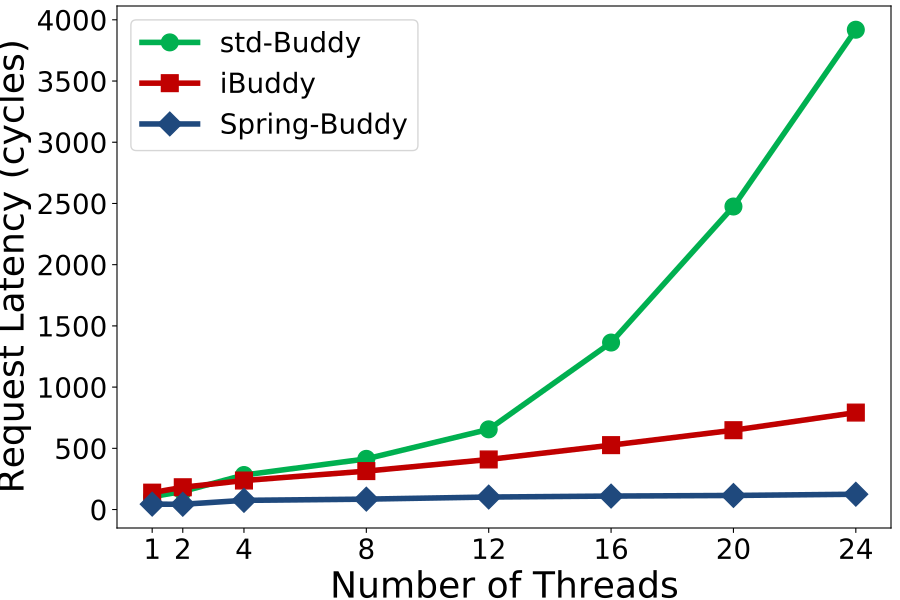

Generate this figure with Python:
import sys,os
import matplotlib.pyplot as plt
import random

markerTable = {'iBuddy':'s', 'std-Buddy':'o', 'Spring-Buddy':'D'}
colorTable = {'iBuddy':'#C00000', 'std-Buddy':'#00B050', 'Spring-Buddy':'#1f497d'}


xArr = [1,2,4,8,12,16,20,24]
yDict = {
    "std-Buddy": [105, 148, 282, 414, 655, 1364, 2475, 3919],
    "iBuddy": [138, 182, 237, 314, 409, 526, 648, 792],
    "Spring-Buddy": [44, 43, 75, 85, 102, 110, 115, 125]
}

plt.figure(figsize=(9,6))

targetName = list(yDict.keys())

for i in range(len(targetName)):
    plt.plot(xArr,yDict[targetName[i]], label=targetName[i], linewidth=4, marker=markerTable[targetName[i]], color=colorTable[targetName[i]], markersize=12)

plt.legend(fontsize=20)
plt.xticks(fontsize=20)
plt.yticks(fontsize=20)
plt.xticks(xArr,xArr,fontsize=20)
plt.ylabel('Request Latency (cycles)', fontsize=26)
plt.xlabel('Number of Threads', fontsize=26)
plt.subplots_adjust(left=0.13, right=0.99, top=0.99, bottom=0.12)

plt.savefig('%s.pdf' % os.path.splitext(sys.argv[0])[0])

plt.show()
